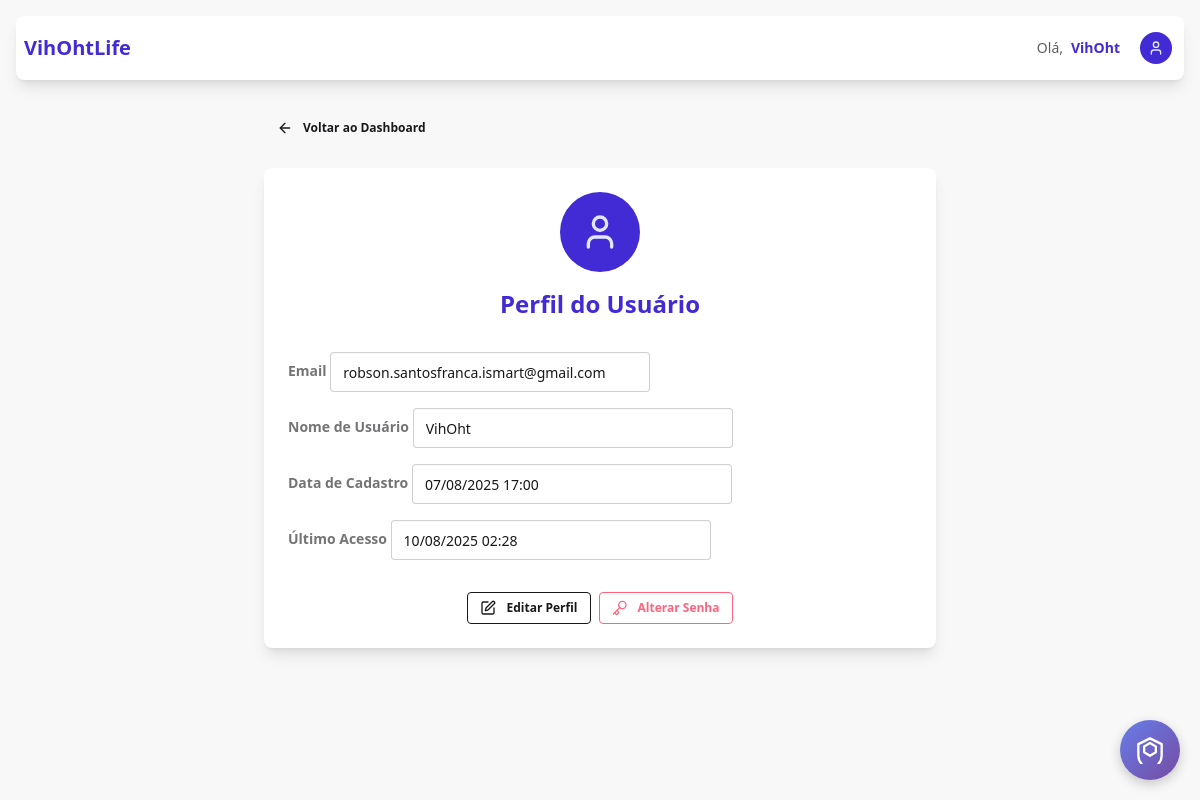
The page /auth/profile/ (signed in) on the database its author committed.
### authentication/models.py (models this page shows)
class User(AbstractUser):
    email = models.EmailField(max_length=100, unique=True)
    USERNAME_FIELD = "email"
    REQUIRED_FIELDS = ["username"]

### authentication/views.py (the view)
# urls.py: path("profile/", views.profile_view, name="profile"),
@login_required
def profile_view(request):
    return render(request, "authentication/profile.html")

### templates/authentication/profile.html
{% extends 'landingpage/base.html' %}
{% block dashboard_content %}
<div class="max-w-2xl mx-auto">
  <div class="mb-6">
    <a href="{% url 'landingpage' %}" class="btn btn-ghost btn-sm">
      <i data-lucide="arrow-left" class="w-4 h-4 mr-1"></i>
      Voltar ao Dashboard
    </a>
  </div>
  <div class="card bg-base-100 shadow-lg">
    <div class="card-body">
      <div class="text-center mb-6">
        <div class="avatar">
          <div class="w-20 rounded-full bg-primary text-primary-content flex items-center justify-center"
          style="display: flex !important;">
            <i data-lucide="user" class="w-10 h-10"></i>
          </div>
        </div>
        <h1 class="text-2xl font-bold text-primary mt-4">Perfil do Usuário</h1>
      </div>
      <div class="space-y-4">
        <div class="form-control">
          <label class="label">
            <span class="label-text font-semibold">Email</span>
          </label>
          <input
            type="email"
            value="{{ user.email }}"
            class="input input-bordered"
            readonly
          />
        </div>
        <div class="form-control">
          <label class="label">
            <span class="label-text font-semibold">Nome de Usuário</span>
          </label>
          <input
            type="text"
            value="{{ user.username }}"
            class="input input-bordered"
            readonly
          />
        </div>
        <div class="form-control">
          <label class="label">
            <span class="label-text font-semibold">Data de Cadastro</span>
          </label>
          <input
            type="text"
            value="{{ user.date_joined|date:'d/m/Y H:i' }}"
            class="input input-bordered"
            readonly
          />
        </div>
        <div class="form-control">
          <label class="label">
            <span class="label-text font-semibold">Último Acesso</span>
          </label>
          <input
            type="text"
            value="{{ user.last_login|date:'d/m/Y H:i'|default:'Nunca' }}"
            class="input input-bordered"
            readonly
          />
        </div>
      </div>
      <div class="card-actions justify-center mt-6">
        <button class="btn btn-outline btn-sm">
          <i data-lucide="edit" class="w-4 h-4 mr-1"></i>
          Editar Perfil
        </button>
        <button class="btn btn-outline btn-error btn-sm">
          <i data-lucide="key" class="w-4 h-4 mr-1"></i>
          Alterar Senha
        </button>
      </div>
    </div>
  </div>
</div>
{% endblock %}

### templates/landingpage/base.html (shortened to what this page needs)
{% extends 'base.html' %}
{% block content %}
<div class="min-h-screen bg-base-200 p-4">
  <div class="max-w-7xl mx-auto">
    <div class="navbar bg-base-100 rounded-lg shadow-lg mb-8">
      <div class="flex-1">
        <h2 class="text-xl font-bold text-primary"><a href="{% url 'landingpage' %}">VihOhtLife</a></h2>
      </div>
      <div class="flex-none flex items-center">
        {% if user.is_authenticated %}
          <div class="mr-4 hidden sm:flex items-center">
            <span class="text-sm text-base-content/70 mr-2">Olá,</span>
            <span class="text-sm font-semibold text-primary">{{ user.username }}</span>
          </div>
          <div class="dropdown dropdown-end">
            <div tabindex="0" role="button" class="btn btn-ghost btn-circle avatar">
              <div class="w-8 rounded-full bg-primary text-primary-content flex items-center justify-center" style="display: flex !important;">
                <i data-lucide="user" class="w-4 h-4"></i>
              </div>
            </div>
          </div>
        {% else %}
          <a href="{% url 'authentication:login' %}" class="btn btn-primary btn-sm">
            <i data-lucide="log-in" class="w-4 h-4 mr-1"></i>
            Entrar
          </a>
        {% endif %}
      </div>
    </div>
    {% block dashboard_content %}{% endblock %}
  </div>
</div>
{% endblock %}

### rows shown on the page
User: username "VihOht", email "robson.santosfranca.ismart@gmail.com", date_joined "07/08/2025 17:00", last_login "10/08/2025 02:28"
